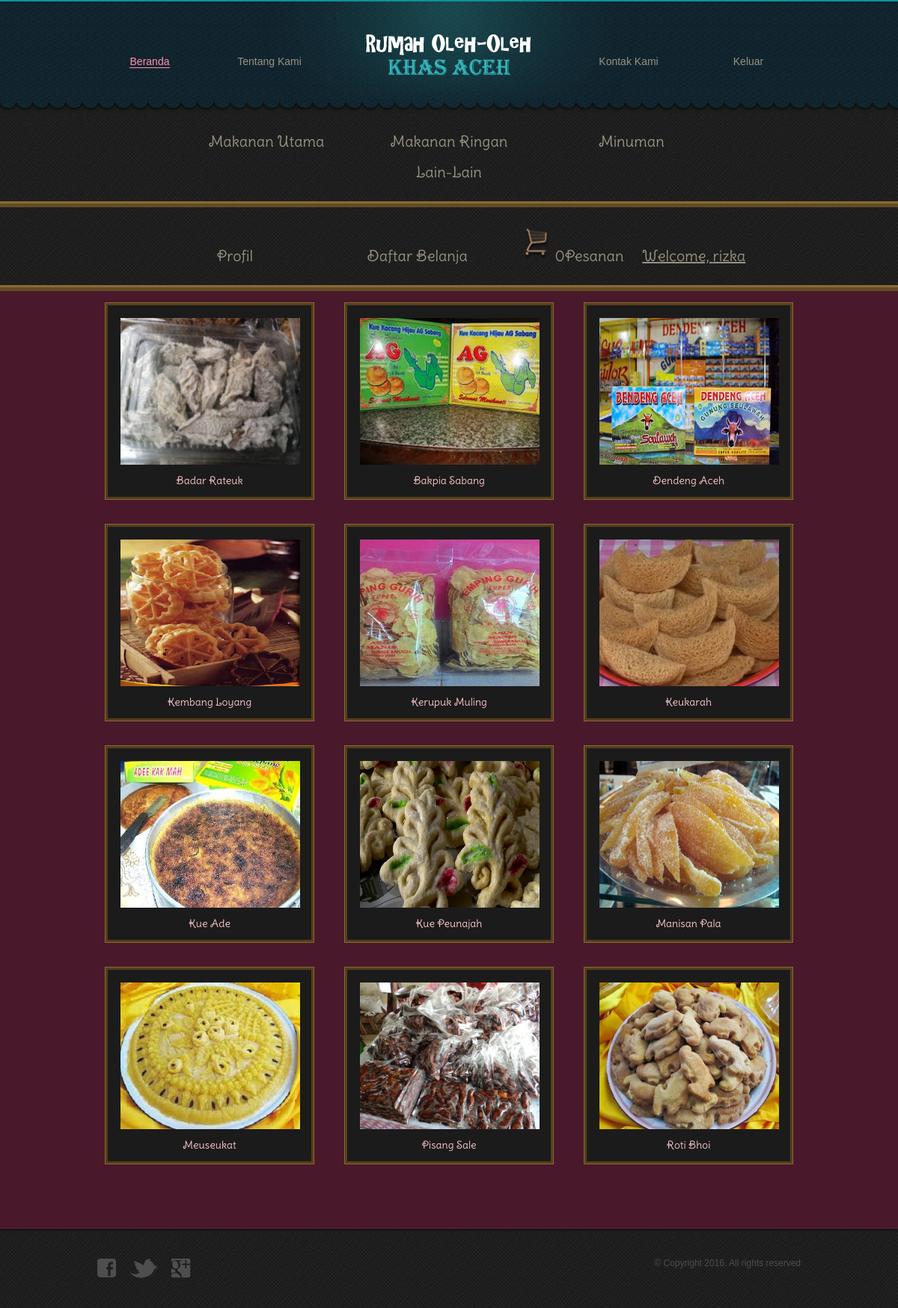
/customer/snack.php (signed in), run on the app's committed database.
### tables this page shows
CREATE TABLE IF NOT EXISTS `barang` (
  `id_barang` int(5) NOT NULL AUTO_INCREMENT,
  `id_jenis` int(3) NOT NULL,
  `nama_barang` varchar(20) NOT NULL,
  `harga` int(10) NOT NULL,
  `stok` varchar(3) NOT NULL,
  `gambar` varchar(50) NOT NULL,
  `keterangan` varchar(300) NOT NULL,
  PRIMARY KEY (`id_barang`),
  KEY `barang_ibfk_1` (`id_jenis`)
);

### customer/snack.php (the view, shortened to what this page needs)
<!DOCTYPE html>
<html>
<head>
	<link rel="stylesheet" type="text/css" href="../css/style.css">
</head>
<body>
	<?php
		include 'header.php';
	?>
	<div id="body">
		<div id="content">
		<ul class="gallery">
				<?php
					$result = mysql_query ("SELECT b.gambar, b.nama_barang, b.id_barang
											FROM barang b, jenis j
											WHERE b.id_jenis = j.id_jenis AND j.id_jenis =2 GROUP BY b.nama_barang");
					while ($cols = mysql_fetch_array($result)) {
				?>
				<li>
					<a href="listcompletesnack.php?id_barang=<?php echo $cols[2] ?>" class="figure">
					<img src="../barang/<?php echo $cols [0] ?>" alt="" width="240" height="196">
					<br><?php echo $cols [1] ?><br><br>
					</a>
				</li>
				<?php }; ?>
				<li>
				</li>
			</ul>
		</div>
	</div>
	<?php
		include 'footer.php';
	?>
</body>
</html>

### css/style.css (style rules this page uses)
body { background: url(../images/bg-body.jpg) repeat left top; font-family: Arial, Helvetica, sans-serif; font-size: 14px; line-height: 1; margin: 0; min-width: 960px; padding: 0; }
a { outline: none; }
img { border: 0; }
#body { background: #4a182b; border-bottom: 1px solid #5f233a; min-height: 1050px; padding: 15px 0 15px; width: 100%; }
#body > div { margin: 0 auto; padding: 0; width: 960px; }
#body #content { overflow: hidden; }
#body #content ul { margin: 0; overflow: hidden; padding: 0; }
#body #content ul li { list-style: none; margin: 0; padding: 0; }
#body #content ul.gallery li { background: #543f1b; border: 1px solid #876a38; float: left; margin: 0 20px 32px; padding: 3px; width: 272px; }
#body #content ul.gallery li:last-child { background: none; border: 0; }
#body #content ul.gallery li a.figure { color: #fcc5c9; background: #1b1b1b; border: 1px solid #1e1d1b; display: block; font-size: 14px; font-family: 'DeliusSwashCaps-Regular'; font-weight: normal; padding: 16px 16px 0; text-align: center; text-decoration: none; }
#body #content ul.gallery li a.figure img { display: block; }

### data on the page
barang: gambar (picture), nama_barang "Badar Rateuk"
barang: gambar (picture), nama_barang "Bakpia Sabang"
barang: gambar (picture), nama_barang "Dendeng Aceh"
barang: gambar (picture), nama_barang "Kembang Loyang"
barang: gambar (picture), nama_barang "Kerupuk Muling"
barang: gambar (picture), nama_barang "Keukarah"
barang: gambar (picture), nama_barang "Kue Ade"
barang: gambar (picture), nama_barang "Kue Peunajah"
barang: gambar (picture), nama_barang "Manisan Pala"
barang: gambar (picture), nama_barang "Meuseukat"
barang: gambar (picture), nama_barang "Pisang Sale"
barang: gambar (picture), nama_barang "Roti Bhoi"

### other printed values
$pesan "0"
$_SESSION['username'] "rizka"
